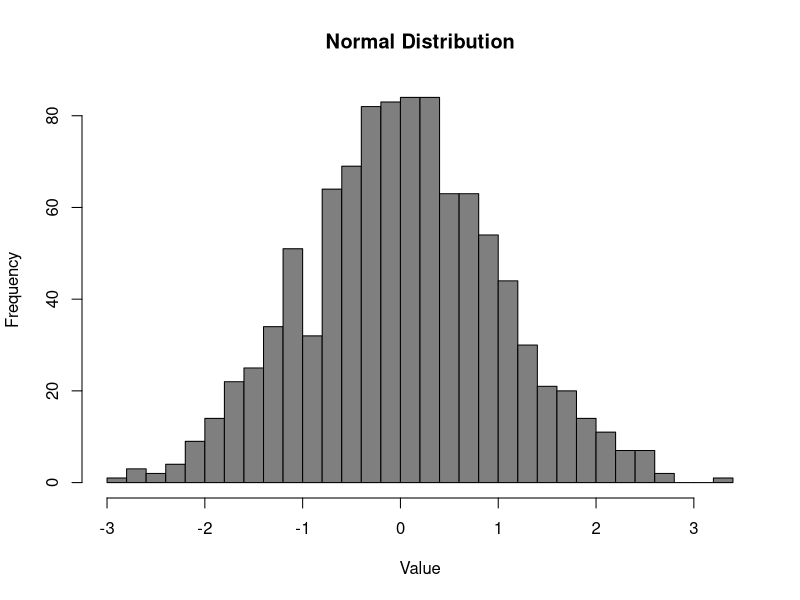
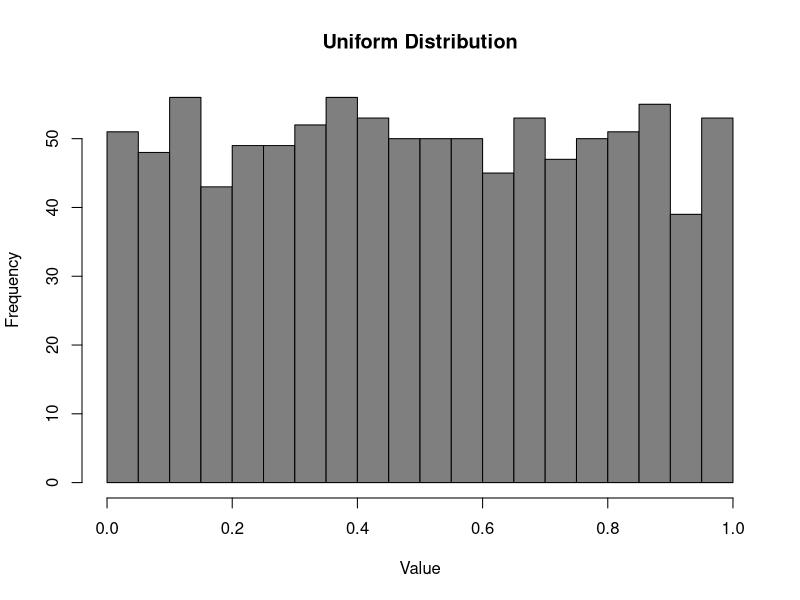
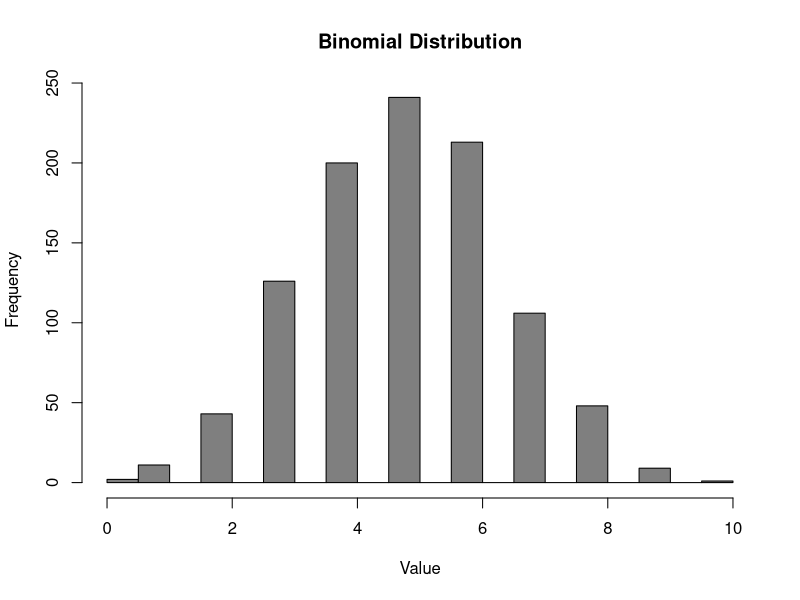
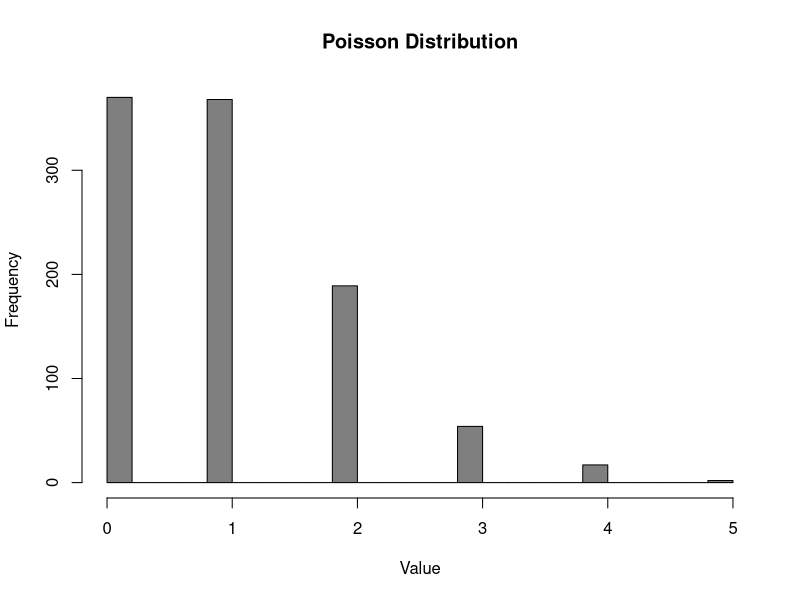
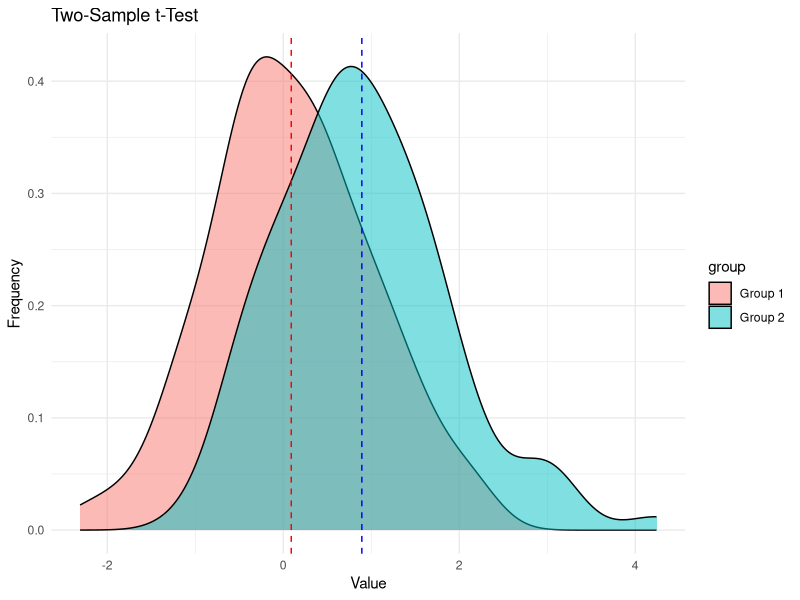
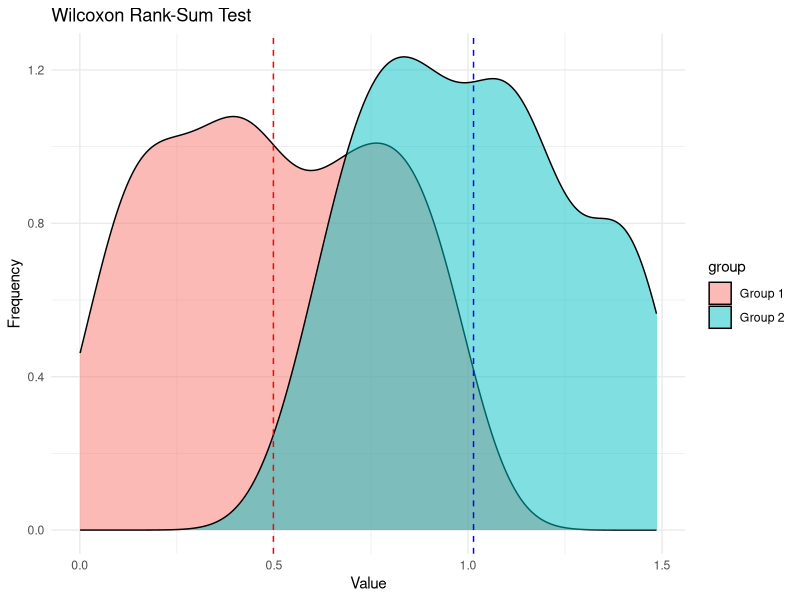

Write R code to recreate these figures, in order.
# R From Scratch: An Intro to Data Analytics
# Chapter 14: Basics of Statistical Modeling

# Random Numbers

## From a Normal Distribution ----
# Set the seed for reproducibility
set.seed(123)

# Generate random data from a normal distribution
data <- rnorm(10, mean = 0, sd = 1)

# Print the data
print(data)

# Calculate the mean and standard deviation of the data
mean_data <- mean(data)
sd_data <- sd(data)

# Print the mean and standard deviation
sprintf("The mean is %f", mean_data)
sprintf("The standard deviation is %f", sd_data)

## From a Uniform Distribution ----
# Set the seed for reproducibility
set.seed(123)

# Generate random data from a uniform distribution
data <- runif(10, min = 0, max = 1)

# Print the data
print(data)

# Calculate the mean of the data
mean_data <- mean(data)

# Print the mean
sprintf("The mean is %f", mean_data)

## From a Binomial Distribution ----
# Set the seed for reproducibility
set.seed(123)

# Generate random data from a binomial distribution
data <- rbinom(10, size = 10, prob = 0.5)

# Print the data
print(data)

## From a Poisson Distribution ----
# Set the seed for reproducibility
set.seed(123)

# Generate random data from a Poisson distribution
data <- rpois(10, lambda = 1)

# Print the data
print(data)

# Types of Distributions ----

## Normal Distribution ----
# Set the seed for reproducibility
set.seed(123)

# Generate random data from a normal distribution
data <- rnorm(1000, mean = 0, sd = 1)

# Create a histogram of the data
hist(data, breaks = 30, col = "grey50", main = "Normal Distribution", xlab = "Value", ylab = "Frequency")

## Uniform Distribution ----
# Set the seed for reproducibility
set.seed(123)

# Generate random data from a uniform distribution
data <- runif(1000, min = 0, max = 1)

# Create a histogram of the data
hist(data, breaks = 30, col = "grey50", main = "Uniform Distribution", xlab = "Value", ylab = "Frequency")

# Binomial Distribution ----
# Set the seed for reproducibility
set.seed(123)

# Generate random data from a binomial distribution
data <- rbinom(1000, size = 10, prob = 0.5)

# Create a histogram of the data
hist(data, breaks = 30, col = "grey50", main = "Binomial Distribution", xlab = "Value", ylab = "Frequency")

## Poisson Distribution ----
# Set the seed for reproducibility
set.seed(123)

# Generate random data from a Poisson distribution
data <- rpois(1000, lambda = 1)

# Create a histogram of the data
hist(data, breaks = 30, col = "grey50", main = "Poisson Distribution", xlab = "Value", ylab = "Frequency")

# Inferential Statistics ----

## Test of Means ----

### One-Sample t-Test ----
# Set the seed for reproducibility
set.seed(123)

# Generate random data from a normal distribution
data <- rnorm(100, mean = 0, sd = 1)

# Perform a one-sample t-test
t_test <- t.test(data, mu = 0)

# Print the results
print(t_test)

### Two-Sample t-Test ----
# Set the seed for reproducibility
set.seed(123)

# Generate random data from two normal distributions
data1 <- rnorm(100, mean = 0, sd = 1)
data2 <- rnorm(100, mean = 1, sd = 1)

# Perform a two-sample t-test
t_test <- t.test(data1, data2)

# Print the results
print(t_test)

# Load the ggplot2 package
library(ggplot2)

# Combine the data into a data frame
df <- data.frame(
  value = c(data1, data2),
  group = factor(rep(c("Group 1", "Group 2"), each = 100))
)

# Create a density plot of the data and add lines for the means of the two groups
ggplot(df, aes(x = value, fill = group)) +
  geom_density(alpha = 0.5) +
  labs(title = "Two-Sample t-Test", x = "Value", y = "Frequency") +
  geom_vline(xintercept = mean(data1), linetype = "dashed", color = "red") +
  geom_vline(xintercept = mean(data2), linetype = "dashed", color = "blue") +
  theme_minimal()

## Non-Parametric Test ----
### Shapiro-Wilk Test ----
# Set the seed for reproducibility
set.seed(123)

# Generate random data from a uniform distribution
data <- runif(100, min = 0, max = 1)

# Perform a Shapiro-Wilk test
shapiro_test <- shapiro.test(data)

# Print the results
print(shapiro_test)

### Wilcoxon Rank Sum Test ----
# Set the seed for reproducibility
set.seed(123)

# Generate random data from two uniform distributions
data1 <- runif(100, min = 0, max = 1)
data2 <- runif(100, min = 0.5, max = 1.5)

# Perform a Wilcoxon rank-sum test
wilcox_test <- wilcox.test(data1, data2)

# Print the results
print(wilcox_test)

# Combine the data into a data frame
df <- data.frame(
  value = c(data1, data2),
  group = factor(rep(c("Group 1", "Group 2"), each = 100))
)

# Create a density plot of the data and add lines for the means of the two groups
ggplot(df, aes(x = value, fill = group)) +
  geom_density(alpha = 0.5) +
  labs(title = "Wilcoxon Rank-Sum Test", x = "Value", y = "Frequency") +
  geom_vline(xintercept = mean(data1), linetype = "dashed", color = "red") +
  geom_vline(xintercept = mean(data2), linetype = "dashed", color = "blue") +
  theme_minimal()

## Proporion Test ----

### Chi-Square Test ----
# Create a 2x2 contingency table
data <- matrix(c(10, 20, 30, 40), nrow = 2)

# Add column names
colnames(data) <- c("Group1", "Group2")

# Add row names
rownames(data) <- c("Outcome1", "Outcome2")

# Print the contingency table
print(data)

# Perform the Chi-Square test
chisq_test <- chisq.test(data)

# Print the results
print(chisq_test)

### Fisher's Exact Test ----
# Create a 2x2 contingency table with small counts
data <- matrix(c(1, 0, 0, 2), nrow = 2)

# Add column names
colnames(data) <- c("Group1", "Group2")

# Add row names
rownames(data) <- c("Outcome1", "Outcome2")

# Print the contingency table
print(data)

# Perform Chi-Square test
chsq_result <- chisq.test(data)

# Perform the Fisher's Exact Test
fisher_result <- fisher.test(data)

# Print the results
print(fisher_result)

## ANOVA ----

### One-Way ANOVA ----
# Set the seed for reproducibility
set.seed(123)

# Generate random data of blood preasure from three normal distributions
data1 <- rnorm(100, mean = 120, sd = 10)
data2 <- rnorm(100, mean = 130, sd = 10)
data3 <- rnorm(100, mean = 140, sd = 10)

# Create a data frame with the data
df <- data.frame(
  value = c(data1, data2, data3),
  group = factor(rep(c("Group 1", "Group 2", "Group 3"), each = 100))
)

# Perform a one-way ANOVA
anova_test <- aov(value ~ group, data = df)

# Print the results 
print(summary(anova_test))

### Two-Way ANOVA ----
# Set the seed for reproducibility
set.seed(123)

# Generate random data of blood pressure from three normal distributions for two age groups
data1_young <- rnorm(50, mean = 120, sd = 10)
data2_young <- rnorm(50, mean = 130, sd = 10)
data3_young <- rnorm(50, mean = 140, sd = 10)

data1_old <- rnorm(50, mean = 125, sd = 10)
data2_old <- rnorm(50, mean = 135, sd = 10)
data3_old <- rnorm(50, mean = 145, sd = 10)

# Create a data frame with the data
df <- data.frame(
  value = c(data1_young, data2_young, data3_young, data1_old, data2_old, data3_old),
  group = factor(rep(c("Group 1", "Group 2", "Group 3"), each = 100)),
  age = factor(rep(c("Young", "Old"), each = 150))
)

# Perform a two-way ANOVA
anova_test <- aov(value ~ group * age, data = df)

# Print the results 
print(summary(anova_test))

## Manova ----
# Set the seed for reproducibility
set.seed(123)

# Generate random data of blood pressure and heart rate from three normal distributions for two age groups
data1_young_bp <- rnorm(50, mean = 120, sd = 10)
data2_young_bp <- rnorm(50, mean = 130, sd = 10)
data3_young_bp <- rnorm(50, mean = 140, sd = 10)

data1_old_bp <- rnorm(50, mean = 125, sd = 10)
data2_old_bp <- rnorm(50, mean = 135, sd = 10)
data3_old_bp <- rnorm(50, mean = 145, sd = 10)

data1_young_hr <- rnorm(50, mean = 70, sd = 5)
data2_young_hr <- rnorm(50, mean = 75, sd = 5)
data3_young_hr <- rnorm(50, mean = 80, sd = 5)

data1_old_hr <- rnorm(50, mean = 72, sd = 5)
data2_old_hr <- rnorm(50, mean = 77, sd = 5)
data3_old_hr <- rnorm(50, mean = 82, sd = 5)

# Create a data frame with the data
df <- data.frame(
  blood_pressure = c(data1_young_bp, data2_young_bp, data3_young_bp, data1_old_bp, data2_old_bp, data3_old_bp),
  heart_rate = c(data1_young_hr, data2_young_hr, data3_young_hr, data1_old_hr, data2_old_hr, data3_old_hr),
  group = factor(rep(c("Group 1", "Group 2", "Group 3"), each = 100)),
  age = factor(rep(c("Young", "Old"), each = 150))
)

# Perform MANOVA
manova_test <- manova(cbind(blood_pressure, heart_rate) ~ group * age, data = df)

# Print the results 
print(summary(manova_test))

# Summary of the MANOVA for each response variable
print(summary.aov(manova_test))
